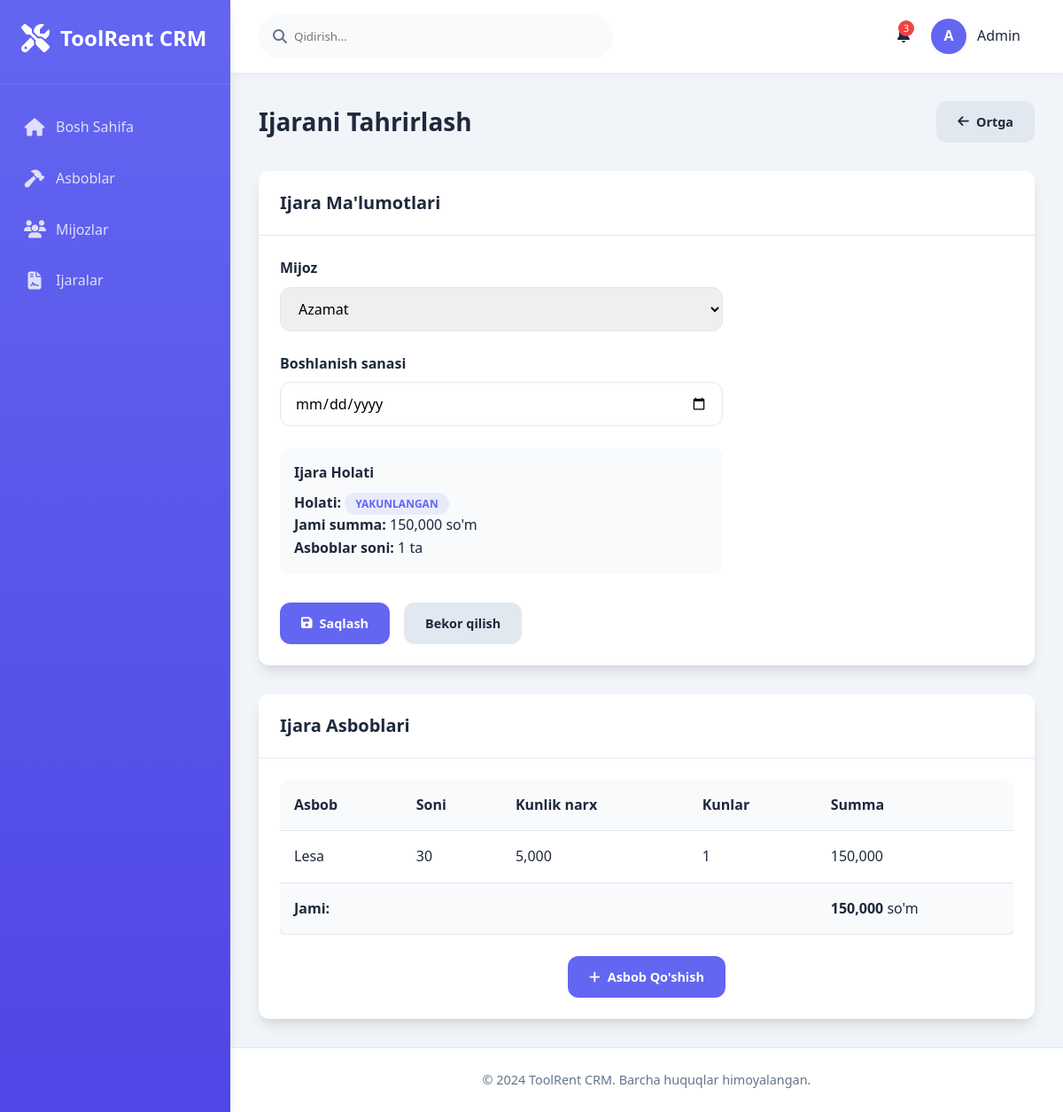
Screenshot of /rentals/18/edit/ with the database file from the repository.
### main/models.py (models this page shows, shortened)
class Rental(models.Model):
    STATUS_CHOICES = [
        ('active', 'Faol'),
        ('completed', 'Yakunlangan'),
        ('cancelled', 'Bekor qilingan'),
    ]
    customer = models.ForeignKey(Customer, on_delete=models.CASCADE, verbose_name="Mijoz")
    start_date = models.DateField(verbose_name="Boshlanish sanasi", default=timezone.now)
    end_date = models.DateField(null=True, blank=True, verbose_name="Tugash sanasi")
    total_amount = models.DecimalField(max_digits=12, decimal_places=2, default=0, verbose_name="Jami summa")
    status = models.CharField(max_length=20, choices=STATUS_CHOICES, default='active', verbose_name="Holati")
    created_at = models.DateTimeField(auto_now_add=True)
    def get_total_days(self):
        try:
            if self.end_date:
                days = (self.end_date - self.start_date).days
                return days + 1 if days >= 0 else 1
            else:
                today = timezone.now().date()
                days = (today - self.start_date).days
                return days + 1 if days >= 0 else 1
        except (TypeError, ValueError):
            return 1  # Xato yuz bersa, kamida 1 kun
    class Meta:
        verbose_name = "Ijara"
        verbose_name_plural = "Ijaralar"

class RentalItem(models.Model):
    rental = models.ForeignKey(Rental, on_delete=models.CASCADE)
    tool = models.ForeignKey(Tool, on_delete=models.CASCADE, verbose_name="Asbob")
    quantity = models.IntegerField(verbose_name="Soni")
    daily_rate = models.DecimalField(max_digits=10, decimal_places=2, verbose_name="Kunlik narx")
    def get_total_days(self):
        try:
            return self.rental.get_total_days()
        except:
            return 1
    def get_total_amount(self):
        total_days = self.get_total_days()
        total = self.quantity * self.daily_rate * total_days
        return total

class Tool(models.Model):
    name = models.CharField(max_length=200, verbose_name="Asbob nomi")
    category = models.ForeignKey(ToolCategory, on_delete=models.CASCADE, verbose_name="Kategoriya")
    daily_price = models.DecimalField(max_digits=10, decimal_places=2, verbose_name="Kunlik narx")
    quantity_total = models.IntegerField(verbose_name="Jami soni")
    quantity_available = models.IntegerField(verbose_name="Mavjud soni")
    is_active = models.BooleanField(default=True, verbose_name="Faol")
    created_at = models.DateTimeField(auto_now_add=True)
    class Meta:
        verbose_name = "Asbob"
        verbose_name_plural = "Asboblar"

### main/views.py (the view)
# urls.py: path('rentals/<int:rental_id>/edit/', views.edit_rental, name='edit_rental'),
def edit_rental(request, rental_id):
    rental = get_object_or_404(Rental, id=rental_id)
    if request.method == 'POST':
        form = RentalForm(request.POST, instance=rental)
        if form.is_valid():
            old_start_date = rental.start_date
            rental = form.save()
            if old_start_date != rental.start_date:
                rental.calculate_total()
            messages.success(request, "Ijara yangilandi.")
            return redirect('main:rental_detail', rental_id=rental.id)
    else:
        form = RentalForm(instance=rental)
    context = {
        'form': form,
        'title': 'Ijarani Tahrirlash',
        'rental': rental,
    }
    return render(request, 'main/edit_rental.html', context)

### main/forms.py (shortened to what this page needs)
class RentalForm(forms.ModelForm):
    class Meta:
        model = Rental
        fields = ['customer', 'start_date']
        widgets = {
            'customer': forms.Select(attrs={
                'class': 'form-control',
                'required': True
            }),
            'start_date': forms.DateInput(attrs={
                'class': 'form-control',
                'type': 'date',
                'required': True
            }),
        }
        labels = {
            'customer': 'Mijoz',
            'start_date': 'Boshlanish sanasi',
        }

### main/models.py (called while the page is built)
    def __str__(self):
        return self.name

### main/templates/main/edit_rental.html (shortened to what this page needs)
{% extends 'main/base.html' %}
{% block content %}
<div class="page-title">
    <h2>Ijarani Tahrirlash</h2>
    <a href="{% url 'main:rental_list' %}" class="btn btn-secondary">
        <i class="fas fa-arrow-left"></i> Ortga
    </a>
</div>
<div class="card">
    <div class="card-header">
        <h3>Ijara Ma'lumotlari</h3>
    </div>
    <div class="card-body">
        <form method="post">
            <div style="max-width: 500px;">
                {% for field in form %}
                <div class="form-group">
                    <label for="{{ field.id_for_label }}" class="form-label">
                        {{ field.label }}
                    </label>
                    {{ field }}
                </div>
                {% endfor %}
                <div style="background: var(--secondary); padding: 1rem; border-radius: var(--radius); margin: 1.5rem 0;">
                    <h4 style="margin-bottom: 0.5rem;">Ijara Holati</h4>
                    <div><strong>Holati:</strong>
                        <span class="status-badge status-{{ rental.status }}">
                            {{ rental.get_status_display }}
                        </span>
                    </div>
                    <div><strong>Jami summa:</strong> <span class="number-format">{{ rental.total_amount|floatformat:0 }}</span> so'm</div>
                    <div><strong>Asboblar soni:</strong> {{ rental.rentalitem_set.count }} ta</div>
                </div>
                <div style="display: flex; gap: 1rem; margin-top: 2rem;">
                    <button type="submit" class="btn btn-primary">
                        <i class="fas fa-save"></i> Saqlash
                    </button>
                    <a href="{% url 'main:rental_detail' rental.id %}" class="btn btn-secondary">
                        Bekor qilish
                    </a>
                </div>
            </div>
        </form>
    </div>
</div>
<div class="card" style="margin-top: 2rem;">
    <div class="card-header">
        <h3>Ijara Asboblari</h3>
    </div>
    <div class="card-body">
        {% if rental.rentalitem_set.all %}
        <div class="table-container">
            <table class="table">
                <thead>
                    <tr>
                        <th>Asbob</th>
                        <th>Soni</th>
                        <th>Kunlik narx</th>
                        <th>Kunlar</th>
                        <th>Summa</th>
                    </tr>
                </thead>
                <tbody>
                    {% for item in rental.rentalitem_set.all %}
                    <tr>
                        <td>{{ item.tool.name }}</td>
                        <td class="number-format">{{ item.quantity }}</td>
                        <td class="number-format">{{ item.daily_rate|floatformat:0 }}</td>
                        <td class="number-format">{{ item.get_total_days }}</td>
                        <td class="number-format">{{ item.get_total_amount|floatformat:0 }}</td>
                    </tr>
                    {% endfor %}
                </tbody>
                <tfoot>
                    <tr style="background: var(--secondary);">
                        <td colspan="4"><strong>Jami:</strong></td>
                        <td>
                            <strong class="number-format">{{ rental.total_amount|floatformat:0 }}</strong> so'm
                        </td>
                    </tr>
                </tfoot>
            </table>
        </div>
        {% else %}
        <div style="text-align: center; padding: 2rem; color: var(--gray);">
            <i class="fas fa-tools" style="font-size: 2rem; margin-bottom: 1rem; display: block; opacity: 0.5;"></i>
            Asboblar mavjud emas
        </div>
        {% endif %}
        <div style="text-align: center; margin-top: 1.5rem;">
            <a href="{% url 'main:add_rental_items' rental.id %}" class="btn btn-primary">
                <i class="fas fa-plus"></i> Asbob Qo'shish
            </a>
        </div>
    </div>
</div>
{% endblock %}

### main/templates/main/base.html (style rules this page uses)
:root { --primary: #6366f1; --primary-dark: #4f46e5; --secondary: #f8fafc; --accent: #10b981; --danger: #ef4444; --warning: #f59e0b; --dark: #1e293b; --light: #f8fafc; --gray: #64748b; --gray-light: #e2e8f0; --shadow: 0 10px 15px -3px rgba(0, 0, 0, 0.1), 0 4px 6px -2px rgba(0, 0, 0, 0.05); --radius: 12px; --transition: all 0.3s ease; }
* { margin: 0; padding: 0; box-sizing: border-box; font-family: 'Segoe UI', system-ui, sans-serif; }
body { background-color: #f1f5f9; color: var(--dark); line-height: 1.6; }
.page-title { display: flex; justify-content: space-between; align-items: center; margin-bottom: 2rem; }
.page-title h2 { font-size: 1.75rem; font-weight: 700; color: var(--dark); }
.btn { padding: 0.75rem 1.5rem; border-radius: var(--radius); border: none; font-weight: 600; cursor: pointer; transition: var(--transition); display: inline-flex; align-items: center; justify-content: center; text-decoration: none; font-size: 0.9rem; }
.btn i { margin-right: 0.5rem; }
.btn-primary { background: var(--primary); color: white; }
.btn-secondary { background: var(--gray-light); color: var(--dark); }
.card { background: white; border-radius: var(--radius); box-shadow: var(--shadow); overflow: hidden; }
.card-header { padding: 1.25rem 1.5rem; border-bottom: 1px solid var(--gray-light); display: flex; justify-content: space-between; align-items: center; }
.card-header h3 { font-size: 1.25rem; font-weight: 600; }
.card-body { padding: 1.5rem; }
.table-container { overflow-x: auto; }
.table { width: 100%; border-collapse: collapse; background: white; border-radius: var(--radius); overflow: hidden; box-shadow: var(--shadow); }
.table th, .table td { padding: 1rem; text-align: left; border-bottom: 1px solid var(--gray-light); }
.table th { background: var(--secondary); font-weight: 600; color: var(--dark); }
.status-badge { padding: 0.25rem 0.75rem; border-radius: 50px; font-size: 0.75rem; font-weight: 600; text-transform: uppercase; }
.status-completed { background: rgba(99, 102, 241, 0.1); color: var(--primary); }
.form-group { margin-bottom: 1.5rem; }
.form-label { display: block; margin-bottom: 0.5rem; font-weight: 600; color: var(--dark); }
.form-control { width: 100%; padding: 0.75rem 1rem; border: 1px solid var(--gray-light); border-radius: var(--radius); font-size: 1rem; transition: var(--transition); }
.number-format { font-feature-settings: "tnum"; font-variant-numeric: tabular-nums; }

### rows the page displays
Rental: form "Azamat", status "YAKUNLANGAN", total_amount "150,000", rentalitem_set.count "1"
RentalItem: tool.name "Lesa", quantity "30", daily_rate "5,000", get_total_days "1", get_total_amount "150,000"

### other values shown
{{ field.label }} "Mijoz" "Boshlanish sanasi"
